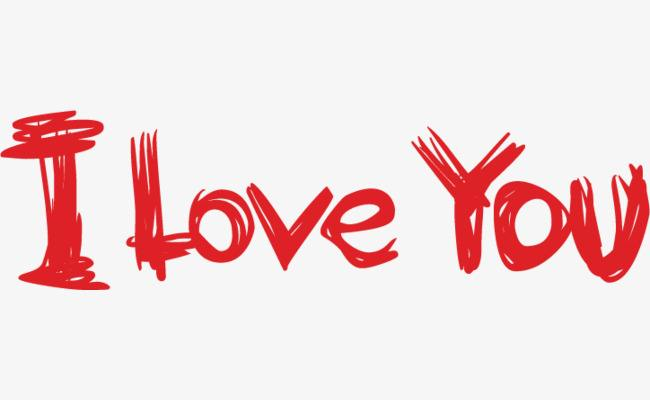
#> input picture imgToStr/timg.jpg, 650 x 400 px
$ python imgToStr.py timg.jpg
#> lines starting #> are read from the running program, lines starting #| are printed output that depends on the picture
from PIL import Image
import argparse
'''
将图片转为灰度文本格式
'''
# 命令行输入参数处理
parser = argparse.ArgumentParser()

parser.add_argument('file')  # 输入文件
parser.add_argument('-o', '--output')  # 输出文件
parser.add_argument('--width', type=int, default=80)  # 输出字符画宽
parser.add_argument('--height', type=int, default=80)  # 输出字符画高

# 获取参数
args = parser.parse_args()
IMG = args.file
WIDTH = args.width
HEIGHT = args.height
OUTPUT = args.output

# 首先将RGB转换成灰度值，再将灰度值转换成对应的字符
ascii_char = list("$@B%8&WM#*oahkbdpqwmZO0QLCJUYXzcvunxrjft/\|()1{}[]?-_+~<>i!lI;:,\"^`'. ")
# ascii_char = list("b")

def get_char(r, g, b, alpha=256, as_c=ascii_char):
    # 判断 alpha 值
    if alpha == 0:
        return ' '
    # 获取字符集的长度，这里为 70
    length = len(as_c)
    # 将 RGB 值转为灰度值 gray，灰度值范围为 0-255
    # gray = int(0.2126 * r + 0.7152 * g + 0.0722 * b)
    # gray = int(0.299 * r + 0.587 * g + 0.114 * b)
    # gray = (r * 30 + g * 59 + b * 11 + 50) / 100
    gray = (r * 313524 + g * 615514 + b * 119538) >> 20

    # 灰度值范围为 0-255，而字符集只有 70
    # 需要进行如下处理才能将灰度值映射到指定的字符上
    unit = (256.0 + 1) / length
    # 返回灰度值对应的字符
    return as_c[int(gray / unit)]


if __name__ == "__main__":
    # 打开图片调整高度
    im = Image.open(IMG)
#> im is the input picture: PIL image 650x400 RGB; mean R, G, B 242.4, 218.4, 219.2
    # Image.NEAREST 表示输出低质量的图片
    im = im.resize((WIDTH, HEIGHT),Image.NEAREST)
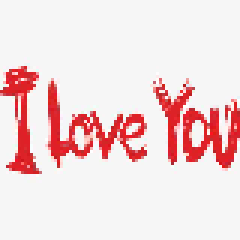
#> im: PIL image 80x80 RGB (shown 3 times larger); mean R, G, B 242.3, 218.5, 219.2

    txt = ""
    # 遍历每一行
    for i in range(HEIGHT):
        # 遍历每一列
        for j in range(WIDTH):
            # 获取每一行每一列的rgb值，getpixel获取坐标的rgb值，加上*作为元祖传入函数
            txt += get_char(*im.getpixel((j, i)))
        txt += '\n'
    print(txt)

    # 字符画输出到文件
    if OUTPUT:
        with open(OUTPUT, 'w') as f:
            f.write(txt)
    else:
        with open("output.txt", 'w') as f:
            f.write(txt)
